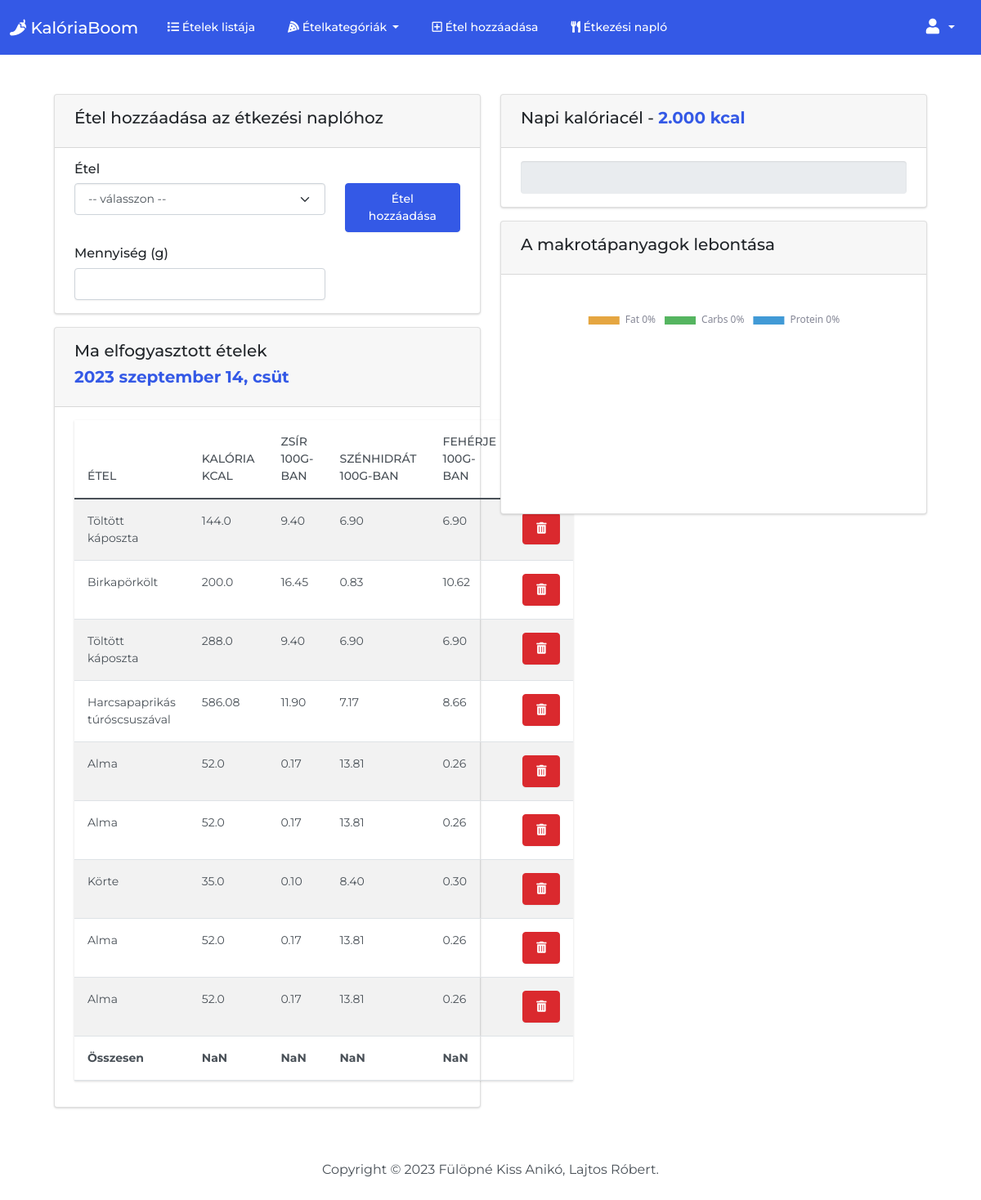
The page /food/foodlog (signed in) on the database as committed earlier.
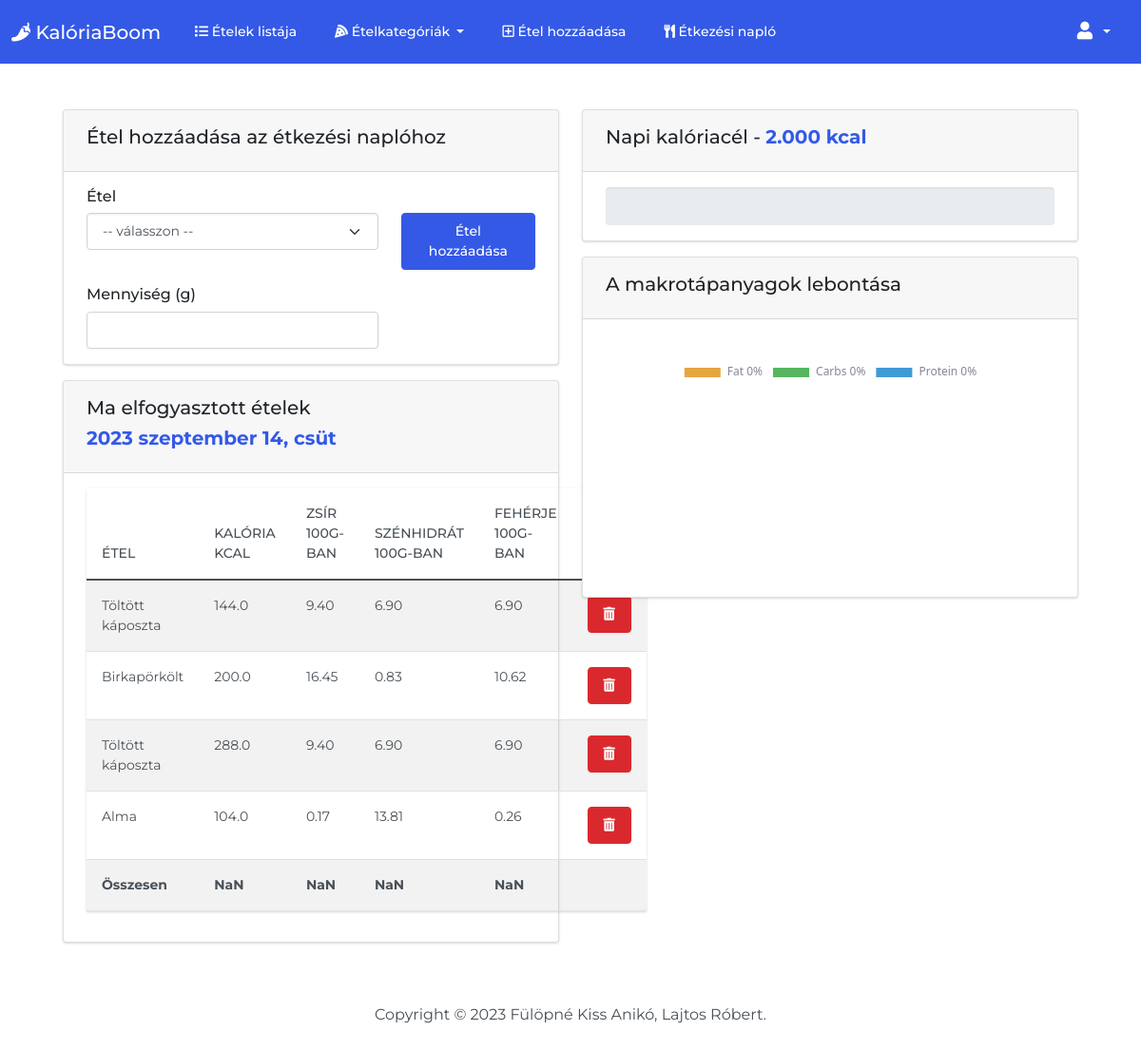
The same page on the database as committed later.
### foodtracker/models.py (models this page shows, shortened)
class FoodLog(models.Model):
    user = models.ForeignKey(User, on_delete=models.CASCADE)
    food_consumed = models.ForeignKey(Food, on_delete=models.CASCADE)
    quantity = models.IntegerField(default=100)
    consumed_date = models.DateField(default=date.today)
    def calories_sum(self):
        return self.quantity * self.food_consumed.calories / 100
    class Meta:
        verbose_name = 'Food Log'
        verbose_name_plural = 'Food Log'

class Food(models.Model):
    food_name = models.CharField(max_length=200)
    quantity = models.DecimalField(max_digits=7, decimal_places=2, default=100.00)
    calories = models.IntegerField(default=0)
    fat = models.DecimalField(max_digits=7, decimal_places=2)
    carbohydrates = models.DecimalField(max_digits=7, decimal_places=2)
    protein = models.DecimalField(max_digits=7, decimal_places=2)
    category = models.ForeignKey(FoodCategory, on_delete=models.CASCADE, related_name='food_category')

### foodtracker/views.py (the view)
# urls.py: path('food/foodlog', views.food_log_view, name='food_log'),
@login_required
def food_log_view(request):
    if request.method == 'POST':
        foods = Food.objects.all()
        food = request.POST['food_consumed']
        food_consumed = Food.objects.get(food_name=food)
        quantity = request.POST['quantity']
        consumed_date = date.today()
        user = request.user
        food_log = FoodLog(user=user, food_consumed=food_consumed, quantity = quantity, consumed_date = consumed_date)
        food_log.save()
    else:  # GET method
        foods = Food.objects.all()
    user_food_log = FoodLog.objects.filter(user=request.user)
    return render(request, 'food_log.html', {
        'categories': FoodCategory.objects.all(),
        'foods': foods,
        'user_food_log': user_food_log
    })

### foodtracker/models.py (called while the page is built)
    def __str__(self):
        return f'{self.category_name}'

    @property
    def count_food_by_category(self):
        return Food.objects.filter(category=self).count()

### templates/food_log.html (shortened to what the changed rows need)
{% extends 'base.html' %}
{% load static %}
{% block body %}
<div class='py-4 mt-auto'>
    <div class='container-fluid px-4'>
        <div class='row justify-content-center'>
            <div class='col-xl-12'>
                    <div class='row'>
                        <div class='col-md-6 mt-4'>
                            <div class='card bg-secondary mb-3'>
                                <div class='card-body'>
                                    <table id='foodtable' class='table table-striped table-hover'>
                                        <thead>
                                            <tr>
                                                <th scope='col' class='col-md-2'>Étel</th>
                                                <th scope='col' class='col-md-2'>Kalória kCal</th>
                                                <th scope='col' class='col-md-2'>Zsír 100g-ban</th>
                                                <th scope='col' class='col-md-2'>Szénhidrát 100g-ban</th>
                                                <th scope='col' class='col-md-2'>Fehérje 100g-ban</th>
                                            </tr>
                                        </thead>
                                        <tbody>
                                        {% for food_item in user_food_log %}
                                            {% if food_item.food_consumed.consumed_date == now %}
                                                <tr>
                                                    <td class='col-md-2'>{{ food_item.food_consumed.food_name }}</td>
                                                    <td class='col-md-2'> {{ food_item.calories_sum }}</td>
                                                    <td class='col-md-2'>{{ food_item.food_consumed.fat }}</td>
                                                    <td class='col-md-2'>{{ food_item.food_consumed.carbohydrates }}</td>
                                                    <td class='col-md-2'>{{ food_item.food_consumed.protein }}</td>
                                                    <td>
                                                        <a class='btn btn-danger' href="{% url 'food_log_delete' food_item.id %}">
                                                            <i class='fas fa-trash-alt'></i>
                                                        </a>
                                                    </td>
                                                </tr>
                                            {% endif %}
                                        {% endfor %}
                                        </tbody>
                                    </table>
                                </div>
                            </div>
                        </div>
                    </div>
            </div>
        </div>
    </div>
</div>
{% endblock %}

Rows that differ between the two databases and show on the page:
removed FoodLog: food_consumed.food_name "Harcsapaprikás túróscsuszával", calories_sum "586.08", food_consumed.fat "11.90", food_consumed.carbohydrates "7.17", food_consumed.protein "8.66"
removed FoodLog: food_consumed.food_name "Alma", calories_sum "52.0", food_consumed.fat "0.17", food_consumed.carbohydrates "13.81", food_consumed.protein "0.26"
removed FoodLog: food_consumed.food_name "Alma", calories_sum "52.0", food_consumed.fat "0.17", food_consumed.carbohydrates "13.81", food_consumed.protein "0.26"
removed FoodLog: food_consumed.food_name "Körte", calories_sum "35.0", food_consumed.fat "0.10", food_consumed.carbohydrates "8.40", food_consumed.protein "0.30"
removed FoodLog: food_consumed.food_name "Alma", calories_sum "52.0", food_consumed.fat "0.17", food_consumed.carbohydrates "13.81", food_consumed.protein "0.26"
removed FoodLog: food_consumed.food_name "Alma", calories_sum "52.0", food_consumed.fat "0.17", food_consumed.carbohydrates "13.81", food_consumed.protein "0.26"
added FoodLog: food_consumed.food_name "Alma", calories_sum "104.0", food_consumed.fat "0.17", food_consumed.carbohydrates "13.81", food_consumed.protein "0.26"
